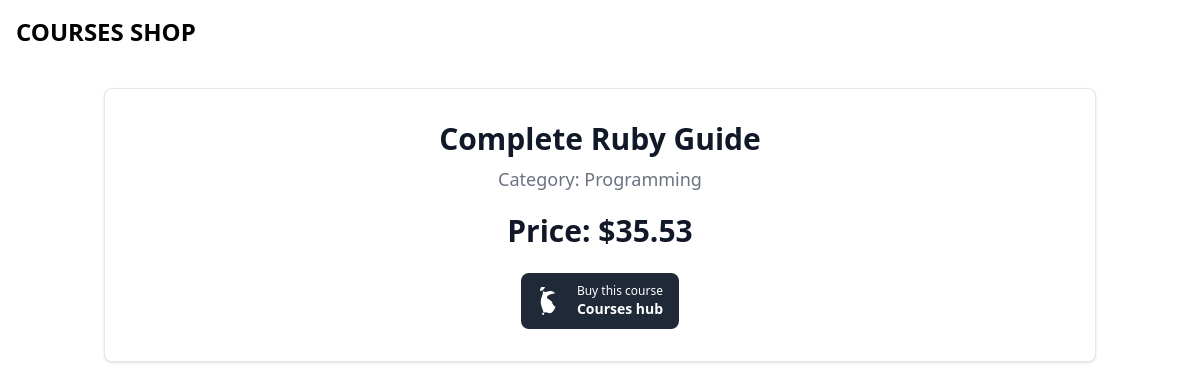
The app's page /shop/6 with its own data.
### shop/models.py (models this page shows, shortened)
class Course(models.Model):
    title = models.CharField(max_length=300)
    price = models.FloatField()
    students_qty = models.IntegerField(default=0)
    reviews_qty = models.IntegerField(default=0)
    category = models.ForeignKey(Category, on_delete=models.CASCADE)
    created_at = models.DateTimeField(default=timezone.now)

class Category(models.Model):
    title = models.CharField(max_length=255)
    created_at = models.DateTimeField(default=timezone.now)

### shop/views.py (the view)
# urls.py: path('<int:course_id>', views.show_course, name='show'),
def show_course(request: HttpRequest, course_id: int) -> HttpResponse:
    course = get_object_or_404(Course, pk=course_id)
    return render(request, 'shop/detail.html', {'course': course})

### templates/shop/detail.html (shortened to what this page needs)
{% extends "base.html" %}
{% block content %}
    <div class="pt-6 px-4">
        <div class="w-full p-4 text-center bg-white border border-gray-200 rounded-lg shadow sm:p-8 dark:bg-gray-800 dark:border-gray-700">
            <h5 class="mb-2 text-3xl font-bold text-gray-900 dark:text-white">{{ course.title }}</h5>
            <p class="mb-5 text-base text-gray-500 sm:text-lg dark:text-gray-400">Category: {{ course.category.title }}</p>
            <span class="text-3xl font-bold text-gray-900 dark:text-white">Price: ${{ course.price }}</span>
            <div class=" items-center justify-center space-y-4 sm:flex sm:space-y-0 sm:space-x-4 pt-6">
                <a href="#" class="w-full sm:w-auto bg-gray-800 hover:bg-gray-700 focus:ring-4 focus:outline-none focus:ring-gray-300 text-white rounded-lg inline-flex items-center justify-center px-4 py-2.5 dark:bg-gray-700 dark:hover:bg-gray-600 dark:focus:ring-gray-700">
                    <div class="text-left">
                        <div class="mb-1 text-xs">Buy this course</div>
                        <div class="-mt-1 font-sans text-sm font-semibold">Courses hub</div>
                    </div>
                </a>
            </div>
        </div>
    </div>
{% endblock %}

### records on screen
Course: title "Complete Ruby Guide", category "Programming", price "35.53"
